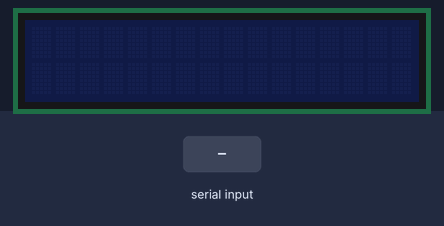
Recording of a sketch running on a simulated Arduino Uno, built with avr-gcc and run on an emulated ATmega328P. Shown: 16×2 character LCD. The inputs (shaded band) are chosen by the test bench.

Above: at 1.2 s.
1.3 s: "90,45\n" received over Serial
At 1.7 s:
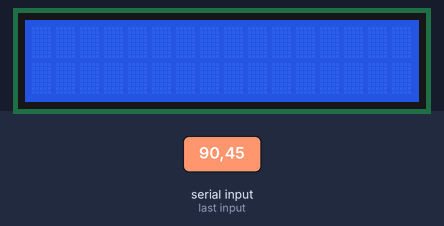
At 2.5 s:
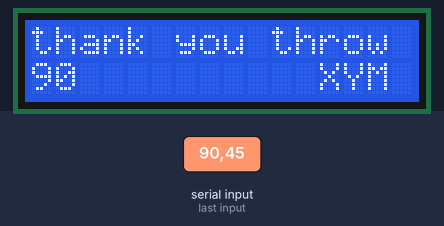
Timing chart, 0 to 4.3 s (numbered marks = the images above; inputs shaded):
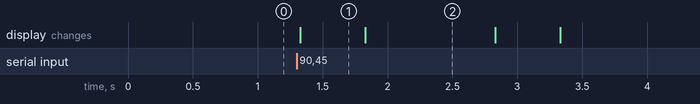

The sketch:

display_amount.ino
```cpp
//Compatible with the Arduino IDE 1.0
//Library version:1.1
#include <LiquidCrystal_I2C.h>

LiquidCrystal_I2C lcd(0x27, 16, 2);

byte receive_data;
char byte_amount[10];
String str_amount;
int xym_amount;

void setup()
{
  lcd.init();
  Serial.begin(9600);
}

void loop()
{
  if (Serial.available() > 0) {
    receive_data = Serial.readBytesUntil('\n', byte_amount, 5);

    if (receive_data > 0) {
      str_amount = String(byte_amount);
      xym_amount = str_amount.toInt();
    }

    if (xym_amount > 0){
      lcd.backlight();
      lcd.display();
      lcd.setCursor(0, 0);
      lcd.print("thank you throw");
      lcd.setCursor(0, 1);
      lcd.print(xym_amount);
      lcd.setCursor(12, 1);
      lcd.print("XYM");

      for(int i=0; i<5; i++) {
        lcd.noDisplay();
        delay(500);
        lcd.display();
        delay(1000);
      }
     lcd.clear();
     Serial.flush();
    }
  }
}
```

Measured:
- after the input at 1.3 s, the display: changes at once (image 1)
- what the display in image 1 shows lasts 0.5 s, from 1.3 s to 1.8 s
- what the display in image 2 shows lasts 1.0 s, from 1.8 s to 2.8 s
